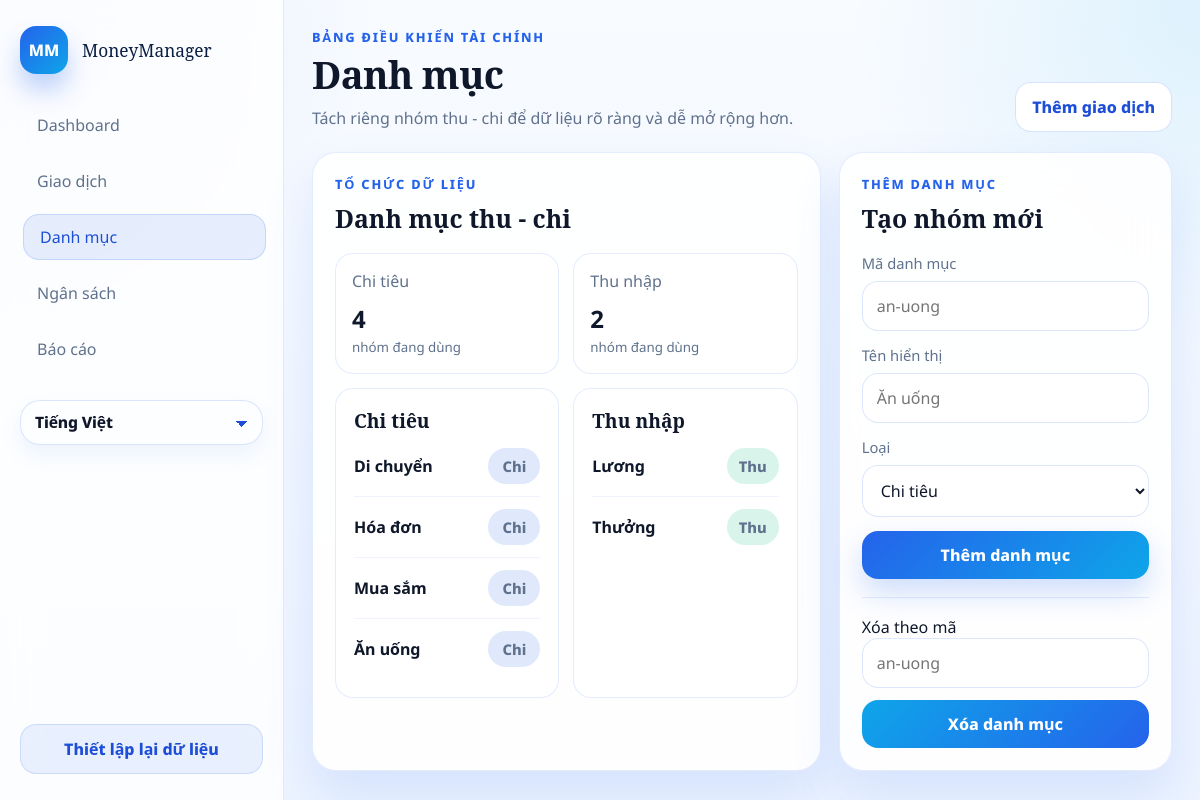
The page /categories on the database its author committed.
### tables this page shows
CREATE TABLE categories (
            id INTEGER PRIMARY KEY AUTOINCREMENT,
            key TEXT UNIQUE NOT NULL,
            value TEXT NOT NULL,
            type INTEGER NOT NULL CHECK (type IN (0, 1)) -- 0: chi, 1: thu
        );

### app.py (the view)
@app.route("/categories")
def categories_page() -> str:
    return render_template(
        "categories.html",
        **_shared_context(
            "categories",
            t("categories_title"),
            t("categories_subtitle"),
        ),
    )

### app.py (called while the page is built)
def _current_language() -> str:
    language = session.get("language", "vi")
    return language if language in FILE_TRANSLATIONS else "vi"

def t(key: str) -> str:
    language = _current_language()
    return FILE_TRANSLATIONS.get(language, FILE_TRANSLATIONS.get("vi", {})).get(key, key)

@app.context_processor
def inject_language_context() -> dict[str, object]:
    return {
        "current_lang": _current_language(),
        "supported_languages": [
            {
                "code": option["code"],
                "label": t("language_vi") if option["code"] == "vi" else t("language_en"),
            }
            for option in SUPPORTED_LANGUAGES
        ],
        "t": t,
        "category_label": _category_label,
        "note_label": _note_label,
    }

def _format_money(value: float) -> str:
    return f"{value:,.0f}"

def _category_label(category_key: str, fallback: str | None = None) -> str:
    label_key = f"category_label_{category_key}"
    label = t(label_key)
    if label != label_key:
        return label
    return fallback or category_key

def _month_bounds(year: int, month: int) -> tuple[str, str]:
    start = datetime(year, month, 1, 0, 0, 0)
    end_day = calendar.monthrange(year, month)[1]
    end = datetime(year, month, end_day, 23, 59, 59)
    return start.strftime("%Y-%m-%d %H:%M:%S"), end.strftime("%Y-%m-%d %H:%M:%S")

def _ensure_db() -> None:
    if not app.config.get("DATABASE_READY", False):
        db_helper.init_db()
        app.config["DATABASE_READY"] = True

### modulo/db_helper.py (called while the page is built)
def get_connection():
    db_dir = os.path.join(os.path.dirname(__file__), '../database')
    db_path = os.path.join(db_dir, 'finance.db')
    os.makedirs(db_dir, exist_ok=True)
    conn = sqlite3.connect(db_path)
    conn.row_factory = sqlite3.Row
    return conn

def get_all_categories():
    conn = get_connection()
    cursor = conn.cursor()
    cursor.execute('SELECT * FROM categories ORDER BY type, value')
    rows = cursor.fetchall()
    conn.close()
    return [dict(row) for row in rows]

def get_setting(key):
    conn = get_connection()
    cursor = conn.cursor()
    cursor.execute('SELECT value FROM settings WHERE key = ?', (key,))
    row = cursor.fetchone()
    conn.close()
    return row['value'] if row else None

def get_budget_limit():
    budget_str = get_setting('budget_limit')
    return float(budget_str) if budget_str else 0.0

### templates/categories.html (shortened to what this page needs)
{% extends "base.html" %}
{% block content %}
<section class="module-grid module-grid-split">
  <article class="panel panel-wide">
    <div class="panel-head">
      <div>
        <p class="panel-kicker">{{ t('organization') }}</p>
        <h2>{{ t('income_expense_categories') }}</h2>
      </div>
    </div>
    <div class="category-summary-grid">
      <article class="metric-card metric-card-compact">
        <span>{{ t('expense_type') }}</span>
        <strong>{{ expense_categories|length }}</strong>
        <small>{{ t('used_groups') }}</small>
      </article>
      <article class="metric-card metric-card-compact">
        <span>{{ t('income_type') }}</span>
        <strong>{{ income_categories|length }}</strong>
        <small>{{ t('used_groups') }}</small>
      </article>
    </div>
    <div class="category-columns">
      <div class="category-column">
        <h3>{{ t('expense_type') }}</h3>
        {% for category in expense_categories %}
          <div class="category-item">
            <div>
              <strong>{{ category_label(category.key, category.value) }}</strong>
            </div>
            <span class="badge badge-expense">{{ t('expense') }}</span>
          </div>
        {% else %}
          <p class="empty-state">{{ t('existing_categories_empty_expense') }}</p>
        {% endfor %}
      </div>
      <div class="category-column">
        <h3>{{ t('income_type') }}</h3>
        {% for category in income_categories %}
          <div class="category-item">
            <div>
              <strong>{{ category_label(category.key, category.value) }}</strong>
            </div>
            <span class="badge badge-income">{{ t('income') }}</span>
          </div>
        {% else %}
          <p class="empty-state">{{ t('existing_categories_empty_income') }}</p>
        {% endfor %}
      </div>
    </div>
  </article>
  <article class="panel panel-medium">
    <div class="panel-head">
      <div>
        <p class="panel-kicker">{{ t('add_category') }}</p>
        <h2>{{ t('create_group') }}</h2>
      </div>
    </div>
    <form class="form-stack" action="{{ url_for('add_category') }}" method="post">
      <label>
        <span>{{ t('category_code') }}</span>
        <input type="text" name="key" placeholder="{{ t('category_code_placeholder') }}" required>
      </label>
      <label>
        <span>{{ t('display_name') }}</span>
        <input type="text" name="category_name" placeholder="{{ t('category_name_placeholder') }}" required>
      </label>
      <label>
        <span>{{ t('category_type') }}</span>
        <select name="category_type" required>
          <option value="0">{{ t('expense_type') }}</option>
        </select>
      </label>
      <button type="submit" class="btn btn-primary">{{ t('add_category') }}</button>
    </form>
    <form class="delete-form" action="{{ url_for('delete_category') }}" method="post">
      <label>
        <span>{{ t('delete_by_code') }}</span>
        <input type="text" name="key" placeholder="{{ t('category_code_placeholder') }}">
      </label>
      <button type="submit" class="btn btn-secondary">{{ t('delete_category') }}</button>
    </form>
  </article>
</section>
{% endblock %}

### static/styles.css (style rules this page uses)
:root { --bg: #f3f8ff; --bg-soft: #eaf2ff; --surface: rgba(255, 255, 255, 0.9); --surface-strong: #ffffff; --surface-soft: #eef5ff; --border: rgba(37, 99, 235, 0.12); --border-strong: rgba(37, 99, 235, 0.18); --text: #0f172a; --muted: #5f718c; --primary: #2563eb; --primary-strong: #1d4ed8; --primary-soft: rgba(37, 99, 235, 0.1); --info: #0ea5e9; --success: #10b981; --warning: #f59e0b; --danger: #ef4444; --shadow: 0 24px 50px rgba(37, 99, 235, 0.12); }
* { box-sizing: border-box; }
html { scroll-behavior: auto; }
body { margin: 0; min-height: 100vh; font-family: 'Noto Sans', system-ui, -apple-system, BlinkMacSystemFont, 'Segoe UI', sans-serif; color: var(--text); background: radial-gradient(circle at top left, rgba(37, 99, 235, 0.11), transparent 26%), radial-gradient(circle at top right, rgba(14, 165, 233, 0.11), transparent 24%), linear-gradient(180deg, #f8fbff 0%, #edf4ff 100%); text-rendering: optimizeLegibility; -webkit-font-smoothing: antialiased; }
h1, h2, h3, .brand-name, .topbar-title { font-family: 'Noto Serif', Georgia, 'Times New Roman', serif; font-feature-settings: 'kern' 1, 'liga' 1; }
.eyebrow, .panel-kicker { margin: 0 0 8px; color: var(--primary); text-transform: uppercase; letter-spacing: 0.14em; font-size: 0.8rem; font-weight: 800; }
.hero-panel, .panel, .metric-card, .balance-card, .quick-link { background: var(--surface); border: 1px solid var(--border); box-shadow: var(--shadow); backdrop-filter: blur(18px); }
.metric-card { padding: 20px; border-radius: 24px; }
.metric-card span, .metric-card small { color: var(--muted); }
.metric-card strong { display: block; margin-top: 10px; font-size: 1.8rem; }
.module-grid { display: grid; gap: 18px; margin-top: 18px; }
.module-grid-split { grid-template-columns: minmax(0, 1.45fr) minmax(320px, 0.95fr); }
.panel { padding: 22px; border-radius: 24px; }
.panel-wide, .panel-medium { min-height: 100%; }
.panel-head { display: flex; align-items: flex-start; justify-content: space-between; gap: 16px; margin-bottom: 18px; }
.panel h2, .panel h3 { margin: 0; }
.panel h2 { font-size: 1.55rem; }
.transaction-dot.income, .badge-income { background: rgba(16, 185, 129, 0.16); color: #047857; }
.transaction-dot.expense, .badge-expense { background: rgba(37, 99, 235, 0.14); color: #1d4ed8; }
.form-stack { display: grid; gap: 14px; }
.form-stack label, .form-inline { display: grid; gap: 8px; }
.form-stack span, .form-inline span { color: var(--muted); font-size: 0.92rem; }
input, select, textarea { width: 100%; border: 1px solid rgba(37, 99, 235, 0.16); border-radius: 16px; background: var(--surface-strong); color: var(--text); padding: 13px 14px; font: inherit; outline: none; transition: border-color 0.18s ease, box-shadow 0.18s ease, transform 0.18s ease; }
.btn { display: inline-flex; align-items: center; justify-content: center; gap: 8px; border: 0; border-radius: 16px; padding: 13px 16px; font: inherit; font-weight: 800; text-decoration: none; cursor: pointer; transition: transform 0.18s ease, box-shadow 0.18s ease, background 0.18s ease; }
.btn-primary { color: #fff; background: linear-gradient(135deg, var(--primary), var(--info)); box-shadow: 0 14px 30px rgba(37, 99, 235, 0.22); }
.btn-secondary { color: #fff; background: linear-gradient(135deg, #0ea5e9, #2563eb); }
.category-columns { display: grid; grid-template-columns: repeat(2, minmax(0, 1fr)); gap: 14px; }
.category-summary-grid { display: grid; grid-template-columns: repeat(2, minmax(0, 1fr)); gap: 14px; margin-bottom: 14px; }
.metric-card-compact { padding: 16px; border-radius: 18px; box-shadow: none; }
.metric-card-compact strong { font-size: 1.5rem; }
.category-column { padding: 18px; border-radius: 18px; background: var(--surface-strong); border: 1px solid var(--border); }
.category-column h3 { margin-bottom: 14px; font-size: 1.2rem; }
.category-item { display: flex; align-items: center; justify-content: space-between; gap: 12px; padding: 12px 0; border-top: 1px solid rgba(37, 99, 235, 0.08); }
.category-item:first-of-type { border-top: none; padding-top: 0; }
.category-item strong, .summary-row strong { display: block; }
.category-item span, .summary-row span { color: var(--muted); font-size: 0.92rem; }
.badge { display: inline-flex; align-items: center; justify-content: center; min-width: 52px; padding: 8px 10px; border-radius: 999px; font-size: 0.82rem; font-weight: 800; }
.delete-form { display: grid; gap: 12px; margin-top: 18px; padding-top: 18px; border-top: 1px solid var(--border); }

### rows shown on the page
categories: key+value "Di chuyển", t "Chi"
categories: key+value "Hóa đơn", t "Chi"
categories: key+value "Mua sắm", t "Chi"
categories: key+value "Ăn uống", t "Chi"
categories: key+value "Lương", t "Thu"
categories: key+value "Thưởng", t "Thu"

### other values the page prints
{{ t('dashboard') }} "Dashboard"
{{ t('transactions') }} "Giao dịch"
{{ t('categories') }} "Danh mục"
{{ t('budget') }} "Ngân sách"
{{ t('reports') }} "Báo cáo"
{{ t('reset_data') }} "Thiết lập lại dữ liệu"
{{ t('finance_dashboard') }} "BẢNG ĐIỀU KHIỂN TÀI CHÍNH"
{{ page_title }} "Danh mục"
{{ page_subtitle }} "Tách riêng nhóm thu - chi để dữ liệu rõ ràng và dễ mở rộng hơn."
{{ t('add_transaction') }} "Thêm giao dịch"
{{ t('organization') }} "TỔ CHỨC DỮ LIỆU"
{{ t('income_expense_categories') }} "Danh mục thu - chi"
{{ t('expense_type') }} "Chi tiêu"
{{ expense_categories|length }} "4"
{{ t('used_groups') }} "nhóm đang dùng"
